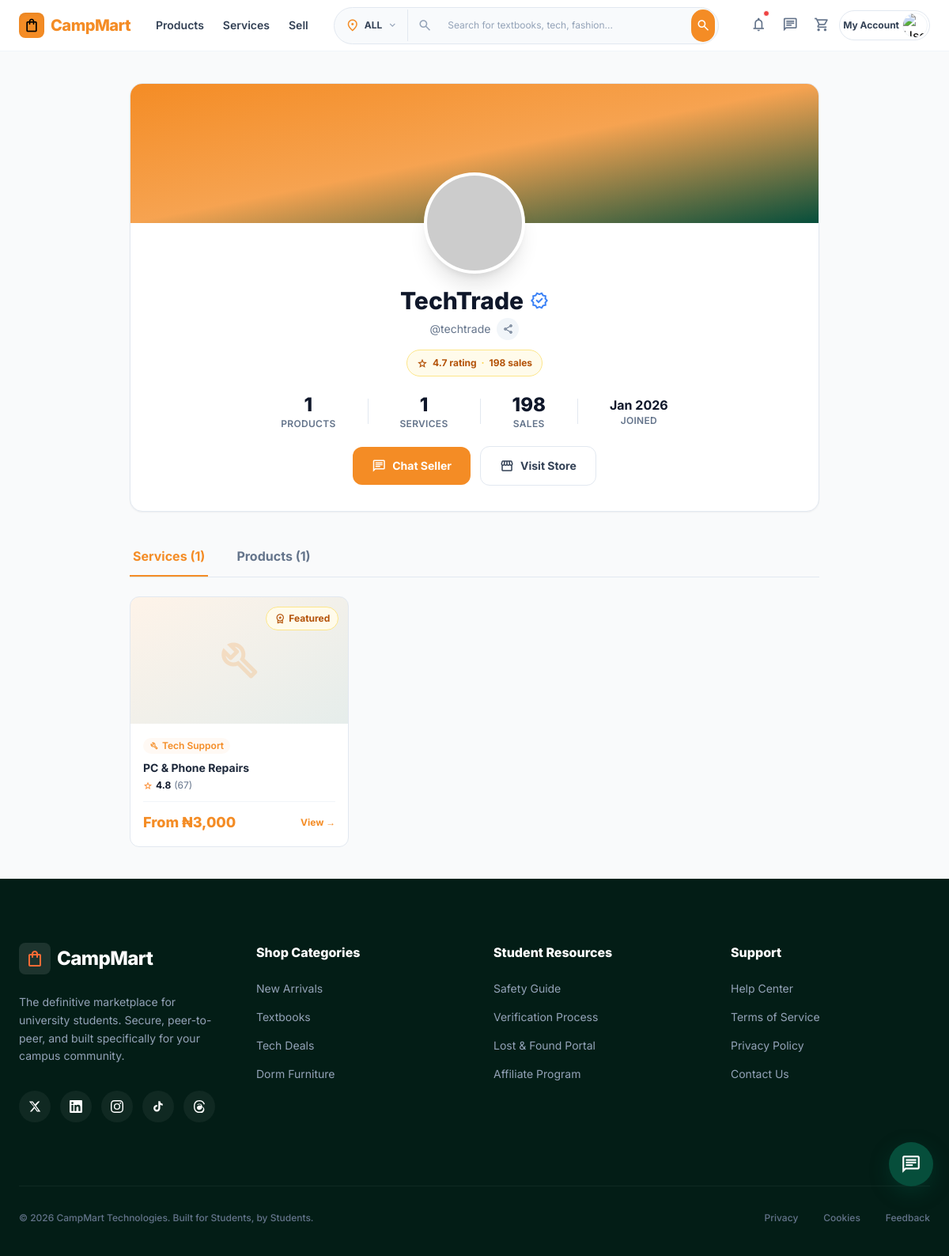
Screenshot of /seller-profile.php?username=techtrade with the database file from the repository.
### tables this page shows
CREATE TABLE `users` (
  `id` int(11) NOT NULL,
  `pubkey` varchar(65) DEFAULT NULL,
  `username` varchar(100) NOT NULL,
  `email` varchar(255) NOT NULL,
  `role` enum('user','admin','seller') DEFAULT 'user',
  `password_hash` varchar(255) NOT NULL,
  `firstname` varchar(25) DEFAULT NULL,
  `lastname` varchar(25) DEFAULT NULL,
  `full_name` varchar(255) NOT NULL,
  `affiliate_code` varchar(12) NOT NULL,
  `referred_by` int(10) NOT NULL DEFAULT 0,
  `phone` varchar(20) DEFAULT NULL,
  `location` varchar(150) DEFAULT NULL,
  `bio` varchar(260) DEFAULT NULL,
  `date_of_birth` varchar(22) DEFAULT NULL,
  `profile_image` varchar(500) DEFAULT NULL,
  `university_id` int(11) DEFAULT NULL,
  `student_id` varchar(100) DEFAULT NULL,
  `department` varchar(150) DEFAULT NULL,
  `level` varchar(16) DEFAULT NULL,
  `role_id` int(11) DEFAULT 3,
  `is_verified` tinyint(1) DEFAULT 0,
  `verification_method` enum('email','student_id','phone','admin') DEFAULT 'email',
  `rating` decimal(3,2) DEFAULT 0.00,
  `total_ratings` int(11) DEFAULT 0,
  `total_sales` int(11) DEFAULT 0,
  `total_purchases` int(11) DEFAULT 0,
  `account_balance` decimal(15,2) DEFAULT 0.00,
  `status` enum('active','suspended','banned','pending') DEFAULT 'pending',
  `last_login` timestamp NULL DEFAULT NULL,
  `last_seen` timestamp NULL DEFAULT NULL,
  `created_at` timestamp NOT NULL DEFAULT current_timestamp(),
  `updated_at` timestamp NOT NULL DEFAULT current_timestamp() ON UPDATE current_timestamp()
);

CREATE TABLE `services` (
  `id` int(11) NOT NULL,
  `user_id` int(11) NOT NULL,
  `service_category_id` int(11) NOT NULL,
  `title` varchar(255) NOT NULL,
  `slug` varchar(255) NOT NULL,
  `description` text NOT NULL,
  `short_description` varchar(500) DEFAULT NULL,
  `pricing_type` enum('fixed','hourly','daily','project') DEFAULT 'fixed',
  `price` decimal(15,2) NOT NULL,
  `delivery_time` varchar(100) DEFAULT NULL,
  `availability` enum('available','busy','unavailable') DEFAULT 'available',
  `rating` decimal(3,2) DEFAULT 0.00,
  `total_ratings` int(11) DEFAULT 0,
  `total_orders` int(11) DEFAULT 0,
  `views_count` int(11) DEFAULT 0,
  `bookmarks_count` int(11) DEFAULT 0,
  `portfolio_images` longtext DEFAULT NULL CHECK (json_valid(`portfolio_images`)),
  `skills` longtext DEFAULT NULL CHECK (json_valid(`skills`)),
  `is_featured` tinyint(1) DEFAULT 0,
  `status` enum('active','paused','inactive') DEFAULT 'active',
  `created_at` timestamp NOT NULL DEFAULT current_timestamp(),
  `updated_at` timestamp NOT NULL DEFAULT current_timestamp() ON UPDATE current_timestamp()
);

CREATE TABLE `service_categories` (
  `id` int(11) NOT NULL,
  `name` varchar(100) NOT NULL,
  `slug` varchar(100) NOT NULL,
  `description` text DEFAULT NULL,
  `icon` varchar(100) DEFAULT NULL,
  `color_code` varchar(20) DEFAULT NULL,
  `is_active` tinyint(1) DEFAULT 1,
  `created_at` timestamp NOT NULL DEFAULT current_timestamp()
);

### includes/function.php (called while the page is built, shortened)
<?php
function tableRowItem($table, $conditions, $item, $extra = '') {
    global $db;
    $where = [];
    foreach ($conditions as $col => $val) {
        $where[] = "$col='" . mysqli_real_escape_string($db, $val) . "'";
    }
    $whereClause = implode(" AND ", $where);
    $sql = $db->query("SELECT * FROM $table WHERE $whereClause $extra") or die(mysqli_error($db));
    $row = mysqli_fetch_assoc($sql);
    return $row[$item] ?? null;
}
function serviceUrl($slug) {
    return SITE_URL . 'service/' . $slug;
}

### seller-profile.php (the view, shortened to what this page needs)
<?php
require_once 'includes/controller.php';
$username = $_GET['username'] ?? '';
$sellerId = tableRowItem('users', ['username' => $username], 'id');
$seller_query = "
    SELECT u.*,
           COUNT(DISTINCT s.id) as total_services,
           COUNT(DISTINCT p.id) as total_products
    FROM users u
    LEFT JOIN services s ON u.id = s.user_id AND s.status = 'active'
    LEFT JOIN products p ON u.id = p.user_id AND p.status = 'approved'
    WHERE u.id = ?
    LIMIT 1
";
$stmt = $db->prepare($seller_query);
$stmt->bind_param("i", $sellerId);
$stmt->execute();
$result = $stmt->get_result();
$seller = $result->fetch_assoc();
$services_query = "
    SELECT s.*, sc.name as category_name, sc.icon as category_icon
    FROM services s
    LEFT JOIN service_categories sc ON s.service_category_id = sc.id
    WHERE s.user_id = ? AND s.status = 'active'
    ORDER BY s.is_featured DESC, s.total_orders DESC
    LIMIT 12
";
$stmt = $db->prepare($services_query);
$stmt->bind_param("i", $sellerId);
$stmt->execute();
$services_result = $stmt->get_result();
?>
<!DOCTYPE html>
<html lang="en">
<head>
    <script src="tailwind34.js"></script>
    <script id="tailwind-config">
        tailwind.config = {
            theme: {
                extend: {
                    colors: {
                        "primary": "#f48c25",
                        "secondary": "#FF6B35",
                        "brand-green": "#064E3B",
                        "background-main": "#F9FAFB",
                    },
                    fontFamily: {
                        "display": ["Inter"]
                    },
                },
            },
        }
    </script>
</head>
<body class="bg-background-main font-display">
    <?php include_once 'includes/header.php'; ?>
    <main class="max-w-[920px] mx-auto px-4 sm:px-6 py-6 sm:py-10">
        <section class="bg-white rounded-2xl border border-slate-200 shadow-sm overflow-hidden mb-8">
            <div class="h-32 sm:h-44 bg-gradient-to-br from-primary via-primary/80 to-brand-green"></div>
            <div class="px-5 sm:px-8 pb-8">
                <div class="flex flex-col items-center text-center -mt-14 sm:-mt-16">
                    <div class="size-28 sm:size-32 rounded-full overflow-hidden border-4 border-white shadow-xl bg-white mb-4">
                        <?php if (!empty($seller['profile_image'])): ?>
                            <img alt="<?php echo htmlspecialchars($seller['full_name'] ?: $seller['username']); ?>"
                                 class="w-full h-full object-cover"
                                 src="<?php echo htmlspecialchars($seller['profile_image']); ?>"/>
                        <?php else: ?>
                            <div class="w-full h-full bg-gradient-to-br from-primary to-brand-green text-white flex items-center justify-center text-5xl font-bold">
                                <?php echo strtoupper(substr($seller['username'], 0, 1)); ?>
                            </div>
                        <?php endif; ?>
                    </div>
                    <div class="flex items-center gap-2 mb-1">
                        <h1 class="text-2xl sm:text-3xl font-extrabold text-slate-900">
                            <?php echo htmlspecialchars($seller['full_name'] ?: $seller['username']); ?>
                        </h1>
                        <?php if ($seller['is_verified']): ?>
                            <span class="material-symbols-outlined text-blue-500 text-2xl fill-1" title="Verified Seller">verified</span>
                        <?php endif; ?>
                    </div>
                    <p class="text-slate-500 text-sm mb-3 flex items-center gap-2">
                        @<?php echo htmlspecialchars($seller['username']); ?>
                        <span onclick="shareProfile()" class="cursor-pointer inline-flex items-center justify-center size-7 rounded-full bg-slate-100 text-slate-500 hover:bg-slate-200 hover:text-slate-700 transition">
                            <span class="material-symbols-outlined text-sm">share</span>
                        </span>
                    </p>
                    <?php if (!empty($seller['rating'])): ?>
                        <div class="inline-flex items-center gap-1.5 bg-amber-50 border border-amber-200 text-amber-700 rounded-full px-3 py-1.5 text-xs font-bold mb-5">
                            <span class="material-symbols-outlined text-sm fill-1">star</span>
                            <?php echo number_format($seller['rating'], 1); ?> rating
                            <span class="text-amber-300">&middot;</span>
                            <?php echo number_format($seller['total_sales']); ?> sales
                        </div>
                    <?php endif; ?>
                    <div class="flex items-center justify-center gap-6 sm:gap-10 mb-5">
                        <div class="text-center">
                            <p class="text-xl sm:text-2xl font-extrabold text-slate-900"><?php echo (int)$seller['total_products']; ?></p>
                            <p class="text-xs font-semibold text-slate-500 uppercase tracking-wide">Products</p>
                        </div>
                        <div class="text-center">
                            <p class="text-xl sm:text-2xl font-extrabold text-slate-900"><?php echo (int)$seller['total_services']; ?></p>
                            <p class="text-xs font-semibold text-slate-500 uppercase tracking-wide">Services</p>
                        </div>
                        <div class="text-center">
                            <p class="text-xl sm:text-2xl font-extrabold text-slate-900"><?php echo number_format($seller['total_sales']); ?></p>
                            <p class="text-xs font-semibold text-slate-500 uppercase tracking-wide">Sales</p>
                        </div>
                        <div class="text-center">
                            <p class="text-sm sm:text-base font-bold text-slate-900"><?php echo date('M Y', strtotime($seller['created_at'])); ?></p>
                            <p class="text-xs font-semibold text-slate-500 uppercase tracking-wide">Joined</p>
                        </div>
                    </div>
                    <?php if ($seller['status'] !== 'suspended' && $seller['status'] !== 'banned'): ?>
                    <div class="flex items-center gap-3">
                        <a href="<?php echo SITE_URL; ?>chat.php?seller_id=<?php echo $seller['id']; ?>"
                           class="inline-flex items-center gap-2 bg-primary text-white px-6 py-2.5 rounded-xl font-bold text-sm hover:bg-primary/90 transition">
                            <span class="material-symbols-outlined text-lg">chat</span>
                            Chat Seller
                        </a>
                        <a href="store.php?username=<?php echo htmlspecialchars($seller['username']); ?>"
                           class="inline-flex items-center gap-2 bg-white border border-slate-200 text-slate-700 px-6 py-2.5 rounded-xl font-bold text-sm hover:border-primary/50 hover:text-primary transition">
                            <span class="material-symbols-outlined text-lg">storefront</span>
                            Visit Store
                        </a>
                    </div>
                    <?php endif; ?>
                </div>
            </div>
        </section>
        <?php if ($seller['status'] !== 'suspended' && $seller['status'] !== 'banned'): ?>
        <div class="mb-6">
            <div class="border-b border-slate-200">
                <nav class="flex gap-6 sm:gap-8" role="tablist">
                    <button onclick="switchTab('services')" id="tab-services"
                            class="tab-button active py-3 px-1 font-bold text-primary border-b-2 border-primary transition-colors text-sm sm:text-base">
                        Services (<?php echo (int)$seller['total_services']; ?>)
                    </button>
                    <button onclick="switchTab('products')" id="tab-products"
                            class="tab-button py-3 px-1 font-bold text-slate-500 border-b-2 border-transparent hover:text-slate-900 transition-colors text-sm sm:text-base">
                        Products (<?php echo (int)$seller['total_products']; ?>)
                    </button>
                </nav>
            </div>
        </div>
        <?php endif; ?>
        <?php if ($seller['status'] !== 'suspended' && $seller['status'] !== 'banned'): ?>
        <div id="content-services" class="tab-content">
            <?php if ($services_result && $services_result->num_rows > 0): ?>
                <div class="grid grid-cols-1 sm:grid-cols-2 lg:grid-cols-3 gap-5">
                    <?php while($service = $services_result->fetch_assoc()):
                        $price_display = $service['pricing_type'] == 'hourly' ? '₦' . number_format($service['price']) . '/hr' : 'From ₦' . number_format($service['price']);
                        $portfolio_images = json_decode($service['portfolio_images'], true);
                        $first_image = !empty($portfolio_images) ? $portfolio_images[0] : null;
                    ?>
                    <a href="<?php echo serviceUrl($service['slug']); ?>"
                       class="bg-white rounded-xl border border-slate-200 overflow-hidden hover:shadow-lg transition-all block">
                        <div class="relative h-40 overflow-hidden bg-gradient-to-br from-primary/10 to-brand-green/10">
                            <?php if($first_image): ?>
                                <img src="<?= htmlspecialchars($first_image) ?>" alt="<?= htmlspecialchars($service['title']) ?>" class="w-full h-full object-cover" />
                            <?php else: ?>
                                <div class="absolute inset-0 flex items-center justify-center">
                                    <span class="material-symbols-outlined text-6xl text-primary/20">
                                    </span>
                                </div>
                            <?php endif; ?>
                            <?php if ($service['is_featured']): ?>
                                <div class="absolute top-3 right-3">
                                    <span class="inline-flex items-center gap-1 px-2.5 py-1 bg-amber-50 text-amber-700 rounded-full text-xs font-bold border border-amber-200">
                                        <span class="material-symbols-outlined text-sm">workspace_premium</span>
                                        Featured
                                    </span>
                                </div>
                            <?php endif; ?>
                        </div>
                        <div class="p-4">
                            <span class="inline-flex items-center gap-1 px-2 py-0.5 bg-primary/5 text-primary text-xs font-semibold rounded-full mb-2">
                                <span class="material-symbols-outlined text-xs"><?php echo htmlspecialchars($service['category_icon'] ?: 'category'); ?></span>
                                <?php echo htmlspecialchars($service['category_name']); ?>
                            </span>
                            <h4 class="text-slate-800 font-bold text-sm mb-1 line-clamp-2">
                                <?php echo htmlspecialchars($service['title']); ?>
                            </h4>
                            <?php if ($service['rating']): ?>
                                <div class="flex items-center gap-1 text-xs text-slate-500 mb-3">
                                    <span class="material-symbols-outlined text-xs text-orange-400 fill-1">star</span>
                                    <span class="font-bold text-slate-900"><?php echo number_format($service['rating'], 1); ?></span>
                                    <span>(<?php echo $service['total_ratings']; ?>)</span>
                                </div>
                            <?php endif; ?>
                            <div class="flex items-center justify-between pt-3 border-t border-slate-100">
                                <p class="text-lg font-extrabold text-primary"><?php echo $price_display; ?></p>
                                <span class="text-xs font-bold text-primary">View &rarr;</span>
                            </div>
                        </div>
                    </a>
                    <?php endwhile; ?>
                </div>
            <?php endif; ?>
        </div>
        <?php endif; ?>
    </main>
    <?php include_once 'includes/footer.php'; ?>
</body>
</html>

### seller-profile.php (style rules this page uses)
.material-symbols-outlined { font-variation-settings: 'FILL' 0, 'wght' 400, 'GRAD' 0, 'opsz' 24; }

### rows the page displays
users: full_name "TechTrade", username "techtrade", rating "4.7", total_sales "198", created_at "Jan 2026"
services: is_featured 1 (drawn), service_category.name "Tech Support", title "PC & Phone Repairs", rating "4.8", total_ratings "67", price_display "From ₦3,000"

### other values shown
$universityCode "ALL"
$seller['total_products'] "1"
$seller['total_services'] "1"
